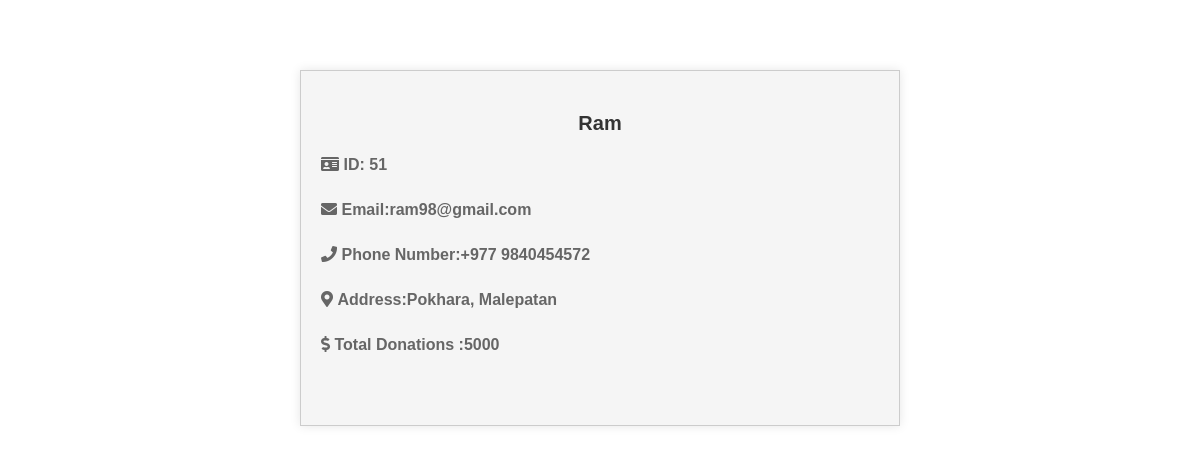
Page /personal.php?title=51 on the committed database.
### tables this page shows
CREATE TABLE IF NOT EXISTS `user` (
  `id` int(5) NOT NULL AUTO_INCREMENT,
  `name` varchar(50) NOT NULL,
  `address` varchar(50) NOT NULL,
  `Contact` bigint(20) NOT NULL,
  `email` varchar(200) NOT NULL,
  `password` varchar(50) NOT NULL,
  `role` varchar(20) NOT NULL,
  `profile_picture` varchar(255) NOT NULL DEFAULT 'member1.jpg',
  `status` varchar(10) NOT NULL,
  PRIMARY KEY (`id`)
);

CREATE TABLE IF NOT EXISTS `donors` (
  `id` int(5) NOT NULL AUTO_INCREMENT,
  `uid` int(11) NOT NULL,
  `donation_id` int(11) NOT NULL,
  `amount` int(100) NOT NULL,
  `status` varchar(20) NOT NULL,
  `date` date NOT NULL,
  PRIMARY KEY (`id`),
  KEY `uid` (`uid`),
  KEY `event_id` (`donation_id`),
  KEY `donation_id` (`donation_id`)
);

### personal.php (the view, shortened to what this page needs)
<!DOCTYPE html>
<head>
    <link rel="stylesheet" href="css/style.css">
    <link rel="stylesheet" href="https://cdnjs.cloudflare.com/ajax/libs/font-awesome/5.15.3/css/all.min.css">
    <link href="https://cdn.jsdelivr.net/npm/bootstrap@5.2.3/dist/css/bootstrap.min.css" rel="stylesheet">
</head>
<body>
    <?php
    include 'database/Db_Connection.php';
    if (isset($_GET['title'])) {
        $title = urldecode($_GET['title']);
      } else {
        $title = '';
      }
      $sql = "SELECT uid FROM donors WHERE Uid='$title'";
      $result = mysqli_query($conn, $sql);
      if ($result) {
        if (mysqli_num_rows($result) > 0) {
          $row = mysqli_fetch_assoc($result);
          $user_id = $row['uid'];
          $sql2 = "SELECT * FROM user WHERE id='$title'";
          $result2 = mysqli_query($conn, $sql2);
          if ($result2) {
            if (mysqli_num_rows($result2) > 0) {
              $row2 = mysqli_fetch_assoc($result2);
              $address = $row2['address'];
              $contact = $row2['Contact'];
              $email = $row2['email'];
              $name = $row2['name'];
              $donation_total = 0;
                $donation_sql = "SELECT SUM(amount) AS total FROM donors WHERE uid='$user_id'";
                $donation_result = mysqli_query($conn, $donation_sql);
                if ($donation_result) {
                    $donation_row = mysqli_fetch_assoc($donation_result);
                    $donation_total = $donation_row['total'];
                }
            }
        }
        }
      }
    ?>
    <div class="profile-container" style="margin-top: 50px;">
        <div class="profile-details">
            <h2 style="text-align:center"><B><?php echo $name ?></B></h2>
            <p><i class="fas fa-id-card"></i> <strong>ID: <?php echo $user_id ?></strong></p>
            <p><i class="fas fa-envelope"></i> <strong>Email:<?php echo $email ?></strong> </p>
            <p><i class="fas fa-phone"></i> <strong>Phone Number:+977 <?php echo $contact ?></strong> </p>
            <p><i class="fas fa-map-marker-alt"></i> <strong>Address:<?php echo $address ?></strong></p>
            <p><i class="fas fa-dollar-sign"></i><strong> Total Donations :<?php echo $donation_total ?> </strong> <P>
        </div>
    </div>
</body>
</html>

### css/style.css (style rules this page uses)
* { margin: 0; padding: 0; scroll-behavior: smooth; box-sizing: border-box; width: auto; }
body { font-family: 'Roboto', sans-serif; }
h2 { text-align: center; font-weight: 600; }

### personal.php (style rules this page uses)
body { font-family: Arial, sans-serif; padding-top: 20px; }
.profile-container { margin-top: 20px; line-height: 2.5; max-width: 600px; margin: 0 auto; padding: 20px; border: 1px solid #ccc; background-color: #f5f5f5; box-shadow: 0 0 10px rgba(0, 0, 0, 0.1); }
.profile-details { margin-bottom: 40px; }
.profile-details h2 { color: #333; font-size: 20px; margin-bottom: 10px; }
.profile-details p { margin: 5px 0; color: #666; }

### rows in the picture
user: name "Ram", email "ram98@gmail.com", Contact "9840454572", address "Pokhara, Malepatan"
donors: uid "51"

### other values in the picture
$donation_total "5000"
